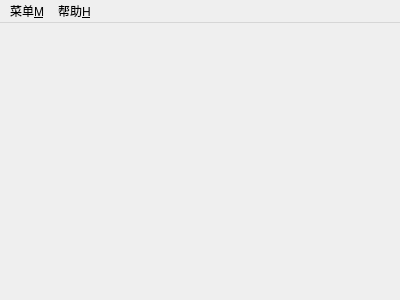
<?xml version="1.0" encoding="UTF-8"?>
<ui version="4.0">
 <class>MainScene</class>
 <widget class="QMainWindow" name="MainScene">
  <property name="geometry">
   <rect>
    <x>0</x>
    <y>0</y>
    <width>400</width>
    <height>300</height>
   </rect>
  </property>
  <property name="windowTitle">
   <string>MainScene</string>
  </property>
  <widget class="QWidget" name="centralWidget"/>
  <widget class="QMenuBar" name="menuBar">
   <property name="geometry">
    <rect>
     <x>0</x>
     <y>0</y>
     <width>400</width>
     <height>23</height>
    </rect>
   </property>
   <widget class="QMenu" name="menu_M">
    <property name="title">
     <string>菜单&amp;M</string>
    </property>
    <addaction name="actionQUit"/>
   </widget>
   <widget class="QMenu" name="menu_H">
    <property name="title">
     <string>帮助&amp;H</string>
    </property>
   </widget>
   <addaction name="menu_M"/>
   <addaction name="menu_H"/>
  </widget>
  <action name="actionQUit">
   <property name="text">
    <string>退出</string>
   </property>
   <property name="shortcut">
    <string>Alt+C</string>
   </property>
  </action>
 </widget>
 <layoutdefault spacing="6" margin="11"/>
 <resources/>
 <connections/>
</ui>
